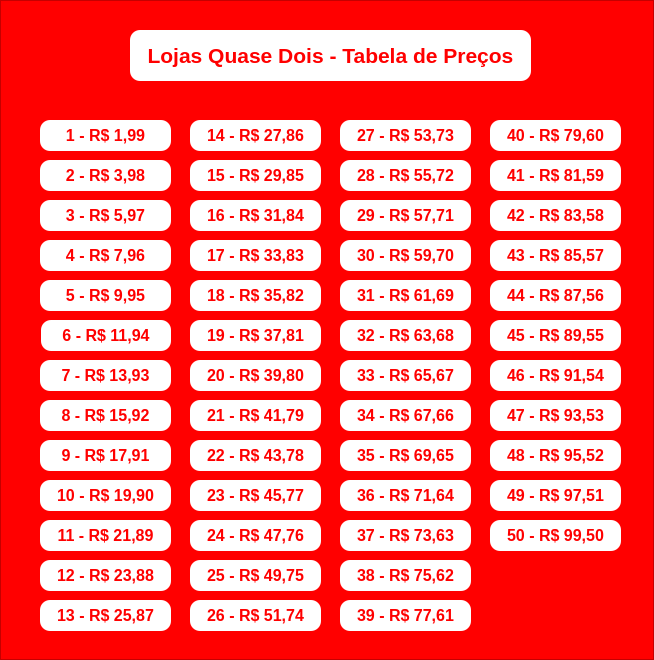
<?xml version="1.0" encoding="UTF-8"?>
<ui version="4.0">
 <class>MainWindow</class>
 <widget class="QMainWindow" name="MainWindow">
  <property name="geometry">
   <rect>
    <x>0</x>
    <y>0</y>
    <width>654</width>
    <height>660</height>
   </rect>
  </property>
  <property name="windowTitle">
   <string>MainWindow</string>
  </property>
  <widget class="QWidget" name="centralwidget">
   <layout class="QGridLayout" name="gridLayout">
    <property name="leftMargin">
     <number>0</number>
    </property>
    <property name="topMargin">
     <number>0</number>
    </property>
    <property name="rightMargin">
     <number>0</number>
    </property>
    <property name="bottomMargin">
     <number>0</number>
    </property>
    <property name="spacing">
     <number>0</number>
    </property>
    <item row="0" column="0">
     <widget class="QFrame" name="frame">
      <property name="font">
       <font>
        <pointsize>15</pointsize>
       </font>
      </property>
      <property name="styleSheet">
       <string notr="true">background-color: rgb(255, 0, 0);</string>
      </property>
      <property name="frameShape">
       <enum>QFrame::StyledPanel</enum>
      </property>
      <property name="frameShadow">
       <enum>QFrame::Raised</enum>
      </property>
      <widget class="QLabel" name="quaseDois">
       <property name="geometry">
        <rect>
         <x>130</x>
         <y>30</y>
         <width>401</width>
         <height>51</height>
        </rect>
       </property>
       <property name="font">
        <font>
         <family>Arial</family>
         <pointsize>16</pointsize>
         <weight>75</weight>
         <bold>true</bold>
        </font>
       </property>
       <property name="layoutDirection">
        <enum>Qt::LeftToRight</enum>
       </property>
       <property name="styleSheet">
        <string notr="true">color: red;
background-color: #FFF;
border-radius: 10px;</string>
       </property>
       <property name="text">
        <string>Lojas Quase Dois - Tabela de Preços</string>
       </property>
       <property name="alignment">
        <set>Qt::AlignCenter</set>
       </property>
      </widget>
      <widget class="QPushButton" name="pushButton">
       <property name="geometry">
        <rect>
         <x>40</x>
         <y>120</y>
         <width>131</width>
         <height>31</height>
        </rect>
       </property>
       <property name="font">
        <font>
         <family>Arial</family>
         <pointsize>12</pointsize>
         <weight>75</weight>
         <bold>true</bold>
        </font>
       </property>
       <property name="styleSheet">
        <string notr="true">background-color: rgb(255,255,255);
color: red;
border-radius: 10px;</string>
       </property>
       <property name="text">
        <string>1 - R$ 1,99</string>
       </property>
      </widget>
      <widget class="QPushButton" name="pushButton_2">
       <property name="geometry">
        <rect>
         <x>40</x>
         <y>280</y>
         <width>131</width>
         <height>31</height>
        </rect>
       </property>
       <property name="font">
        <font>
         <family>Arial</family>
         <pointsize>12</pointsize>
         <weight>75</weight>
         <bold>true</bold>
        </font>
       </property>
       <property name="styleSheet">
        <string notr="true">background-color: rgb(255,255,255);
color: red;
border-radius: 10px;</string>
       </property>
       <property name="text">
        <string>5 - R$ 9,95</string>
       </property>
      </widget>
      <widget class="QPushButton" name="pushButton_3">
       <property name="geometry">
        <rect>
         <x>40</x>
         <y>240</y>
         <width>131</width>
         <height>31</height>
        </rect>
       </property>
       <property name="font">
        <font>
         <family>Arial</family>
         <pointsize>12</pointsize>
         <weight>75</weight>
         <bold>true</bold>
        </font>
       </property>
       <property name="styleSheet">
        <string notr="true">background-color: rgb(255,255,255);
color: red;
border-radius: 10px;</string>
       </property>
       <property name="text">
        <string>4 - R$ 7,96</string>
       </property>
      </widget>
      <widget class="QPushButton" name="pushButton_4">
       <property name="geometry">
        <rect>
         <x>40</x>
         <y>200</y>
         <width>131</width>
         <height>31</height>
        </rect>
       </property>
       <property name="font">
        <font>
         <family>Arial</family>
         <pointsize>12</pointsize>
         <weight>75</weight>
         <bold>true</bold>
        </font>
       </property>
       <property name="styleSheet">
        <string notr="true">background-color: rgb(255,255,255);
color: red;
border-radius: 10px;</string>
       </property>
       <property name="text">
        <string>3 - R$ 5,97</string>
       </property>
      </widget>
      <widget class="QPushButton" name="pushButton_5">
       <property name="geometry">
        <rect>
         <x>40</x>
         <y>160</y>
         <width>131</width>
         <height>31</height>
        </rect>
       </property>
       <property name="font">
        <font>
         <family>Arial</family>
         <pointsize>12</pointsize>
         <weight>75</weight>
         <bold>true</bold>
        </font>
       </property>
       <property name="styleSheet">
        <string notr="true">background-color: rgb(255,255,255);
color: red;
border-radius: 10px;</string>
       </property>
       <property name="text">
        <string>2 - R$ 3,98</string>
       </property>
      </widget>
      <widget class="QPushButton" name="pushButton_6">
       <property name="geometry">
        <rect>
         <x>41</x>
         <y>320</y>
         <width>130</width>
         <height>31</height>
        </rect>
       </property>
       <property name="font">
        <font>
         <family>Arial</family>
         <pointsize>12</pointsize>
         <weight>75</weight>
         <bold>true</bold>
        </font>
       </property>
       <property name="styleSheet">
        <string notr="true">background-color: rgb(255,255,255);
color: red;
border-radius: 10px;</string>
       </property>
       <property name="text">
        <string>6 - R$ 11,94</string>
       </property>
      </widget>
      <widget class="QPushButton" name="pushButton_7">
       <property name="geometry">
        <rect>
         <x>40</x>
         <y>560</y>
         <width>131</width>
         <height>31</height>
        </rect>
       </property>
       <property name="font">
        <font>
         <family>Arial</family>
         <pointsize>12</pointsize>
         <weight>75</weight>
         <bold>true</bold>
        </font>
       </property>
       <property name="styleSheet">
        <string notr="true">background-color: rgb(255,255,255);
color: red;
border-radius: 10px;</string>
       </property>
       <property name="text">
        <string>12 - R$ 23,88</string>
       </property>
      </widget>
      <widget class="QPushButton" name="pushButton_8">
       <property name="geometry">
        <rect>
         <x>40</x>
         <y>520</y>
         <width>131</width>
         <height>31</height>
        </rect>
       </property>
       <property name="font">
        <font>
         <family>Arial</family>
         <pointsize>12</pointsize>
         <weight>75</weight>
         <bold>true</bold>
        </font>
       </property>
       <property name="styleSheet">
        <string notr="true">background-color: rgb(255,255,255);
color: red;
border-radius: 10px;</string>
       </property>
       <property name="text">
        <string>11 - R$ 21,89</string>
       </property>
      </widget>
      <widget class="QPushButton" name="pushButton_9">
       <property name="geometry">
        <rect>
         <x>40</x>
         <y>480</y>
         <width>131</width>
         <height>31</height>
        </rect>
       </property>
       <property name="font">
        <font>
         <family>Arial</family>
         <pointsize>12</pointsize>
         <weight>75</weight>
         <bold>true</bold>
        </font>
       </property>
       <property name="styleSheet">
        <string notr="true">background-color: rgb(255,255,255);
color: red;
border-radius: 10px;</string>
       </property>
       <property name="text">
        <string>10 - R$ 19,90</string>
       </property>
      </widget>
      <widget class="QPushButton" name="pushButton_10">
       <property name="geometry">
        <rect>
         <x>40</x>
         <y>440</y>
         <width>131</width>
         <height>31</height>
        </rect>
       </property>
       <property name="font">
        <font>
         <family>Arial</family>
         <pointsize>12</pointsize>
         <weight>75</weight>
         <bold>true</bold>
        </font>
       </property>
       <property name="styleSheet">
        <string notr="true">background-color: rgb(255,255,255);
color: red;
border-radius: 10px;</string>
       </property>
       <property name="text">
        <string>9 - R$ 17,91</string>
       </property>
      </widget>
      <widget class="QPushButton" name="pushButton_11">
       <property name="geometry">
        <rect>
         <x>40</x>
         <y>400</y>
         <width>131</width>
         <height>31</height>
        </rect>
       </property>
       <property name="font">
        <font>
         <family>Arial</family>
         <pointsize>12</pointsize>
         <weight>75</weight>
         <bold>true</bold>
        </font>
       </property>
       <property name="styleSheet">
        <string notr="true">background-color: rgb(255,255,255);
color: red;
border-radius: 10px;</string>
       </property>
       <property name="text">
        <string>8 - R$ 15,92</string>
       </property>
      </widget>
      <widget class="QPushButton" name="pushButton_12">
       <property name="geometry">
        <rect>
         <x>40</x>
         <y>360</y>
         <width>131</width>
         <height>31</height>
        </rect>
       </property>
       <property name="font">
        <font>
         <family>Arial</family>
         <pointsize>12</pointsize>
         <weight>75</weight>
         <bold>true</bold>
        </font>
       </property>
       <property name="styleSheet">
        <string notr="true">background-color: rgb(255,255,255);
color: red;
border-radius: 10px;</string>
       </property>
       <property name="text">
        <string>7 - R$ 13,93</string>
       </property>
      </widget>
      <widget class="QPushButton" name="pushButton_25">
       <property name="geometry">
        <rect>
         <x>40</x>
         <y>600</y>
         <width>131</width>
         <height>31</height>
        </rect>
       </property>
       <property name="font">
        <font>
         <family>Arial</family>
         <pointsize>12</pointsize>
         <weight>75</weight>
         <bold>true</bold>
        </font>
       </property>
       <property name="styleSheet">
        <string notr="true">background-color: rgb(255,255,255);
color: red;
border-radius: 10px;</string>
       </property>
       <property name="text">
        <string>13 - R$ 25,87</string>
       </property>
      </widget>
      <widget class="QPushButton" name="pushButton_26">
       <property name="geometry">
        <rect>
         <x>190</x>
         <y>120</y>
         <width>131</width>
         <height>31</height>
        </rect>
       </property>
       <property name="font">
        <font>
         <family>Arial</family>
         <pointsize>12</pointsize>
         <weight>75</weight>
         <bold>true</bold>
        </font>
       </property>
       <property name="styleSheet">
        <string notr="true">background-color: rgb(255,255,255);
color: red;
border-radius: 10px;</string>
       </property>
       <property name="text">
        <string>14 - R$ 27,86</string>
       </property>
      </widget>
      <widget class="QPushButton" name="pushButton_27">
       <property name="geometry">
        <rect>
         <x>190</x>
         <y>240</y>
         <width>131</width>
         <height>31</height>
        </rect>
       </property>
       <property name="font">
        <font>
         <family>Arial</family>
         <pointsize>12</pointsize>
         <weight>75</weight>
         <bold>true</bold>
        </font>
       </property>
       <property name="styleSheet">
        <string notr="true">background-color: rgb(255,255,255);
color: red;
border-radius: 10px;</string>
       </property>
       <property name="text">
        <string>17 - R$ 33,83</string>
       </property>
      </widget>
      <widget class="QPushButton" name="pushButton_28">
       <property name="geometry">
        <rect>
         <x>190</x>
         <y>280</y>
         <width>131</width>
         <height>31</height>
        </rect>
       </property>
       <property name="font">
        <font>
         <family>Arial</family>
         <pointsize>12</pointsize>
         <weight>75</weight>
         <bold>true</bold>
        </font>
       </property>
       <property name="styleSheet">
        <string notr="true">background-color: rgb(255,255,255);
color: red;
border-radius: 10px;</string>
       </property>
       <property name="text">
        <string>18 - R$ 35,82</string>
       </property>
      </widget>
      <widget class="QPushButton" name="pushButton_29">
       <property name="geometry">
        <rect>
         <x>190</x>
         <y>360</y>
         <width>131</width>
         <height>31</height>
        </rect>
       </property>
       <property name="font">
        <font>
         <family>Arial</family>
         <pointsize>12</pointsize>
         <weight>75</weight>
         <bold>true</bold>
        </font>
       </property>
       <property name="styleSheet">
        <string notr="true">background-color: rgb(255,255,255);
color: red;
border-radius: 10px;</string>
       </property>
       <property name="text">
        <string>20 - R$ 39,80</string>
       </property>
      </widget>
      <widget class="QPushButton" name="pushButton_30">
       <property name="geometry">
        <rect>
         <x>190</x>
         <y>320</y>
         <width>131</width>
         <height>31</height>
        </rect>
       </property>
       <property name="font">
        <font>
         <family>Arial</family>
         <pointsize>12</pointsize>
         <weight>75</weight>
         <bold>true</bold>
        </font>
       </property>
       <property name="styleSheet">
        <string notr="true">background-color: rgb(255,255,255);
color: red;
border-radius: 10px;</string>
       </property>
       <property name="text">
        <string>19 - R$ 37,81</string>
       </property>
      </widget>
      <widget class="QPushButton" name="pushButton_31">
       <property name="geometry">
        <rect>
         <x>190</x>
         <y>200</y>
         <width>131</width>
         <height>31</height>
        </rect>
       </property>
       <property name="font">
        <font>
         <family>Arial</family>
         <pointsize>12</pointsize>
         <weight>75</weight>
         <bold>true</bold>
        </font>
       </property>
       <property name="styleSheet">
        <string notr="true">background-color: rgb(255,255,255);
color: red;
border-radius: 10px;</string>
       </property>
       <property name="text">
        <string>16 - R$ 31,84</string>
       </property>
      </widget>
      <widget class="QPushButton" name="pushButton_32">
       <property name="geometry">
        <rect>
         <x>190</x>
         <y>160</y>
         <width>131</width>
         <height>31</height>
        </rect>
       </property>
       <property name="font">
        <font>
         <family>Arial</family>
         <pointsize>12</pointsize>
         <weight>75</weight>
         <bold>true</bold>
        </font>
       </property>
       <property name="styleSheet">
        <string notr="true">background-color: rgb(255,255,255);
color: red;
border-radius: 10px;</string>
       </property>
       <property name="text">
        <string>15 - R$ 29,85</string>
       </property>
      </widget>
      <widget class="QPushButton" name="pushButton_33">
       <property name="geometry">
        <rect>
         <x>190</x>
         <y>400</y>
         <width>131</width>
         <height>31</height>
        </rect>
       </property>
       <property name="font">
        <font>
         <family>Arial</family>
         <pointsize>12</pointsize>
         <weight>75</weight>
         <bold>true</bold>
        </font>
       </property>
       <property name="styleSheet">
        <string notr="true">background-color: rgb(255,255,255);
color: red;
border-radius: 10px;</string>
       </property>
       <property name="text">
        <string>21 - R$ 41,79</string>
       </property>
      </widget>
      <widget class="QPushButton" name="pushButton_34">
       <property name="geometry">
        <rect>
         <x>190</x>
         <y>440</y>
         <width>131</width>
         <height>31</height>
        </rect>
       </property>
       <property name="font">
        <font>
         <family>Arial</family>
         <pointsize>12</pointsize>
         <weight>75</weight>
         <bold>true</bold>
        </font>
       </property>
       <property name="styleSheet">
        <string notr="true">background-color: rgb(255,255,255);
color: red;
border-radius: 10px;</string>
       </property>
       <property name="text">
        <string>22 - R$ 43,78</string>
       </property>
      </widget>
      <widget class="QPushButton" name="pushButton_35">
       <property name="geometry">
        <rect>
         <x>190</x>
         <y>480</y>
         <width>131</width>
         <height>31</height>
        </rect>
       </property>
       <property name="font">
        <font>
         <family>Arial</family>
         <pointsize>12</pointsize>
         <weight>75</weight>
         <bold>true</bold>
        </font>
       </property>
       <property name="styleSheet">
        <string notr="true">background-color: rgb(255,255,255);
color: red;
border-radius: 10px;</string>
       </property>
       <property name="text">
        <string>23 - R$ 45,77</string>
       </property>
      </widget>
      <widget class="QPushButton" name="pushButton_36">
       <property name="geometry">
        <rect>
         <x>190</x>
         <y>520</y>
         <width>131</width>
         <height>31</height>
        </rect>
       </property>
       <property name="font">
        <font>
         <family>Arial</family>
         <pointsize>12</pointsize>
         <weight>75</weight>
         <bold>true</bold>
        </font>
       </property>
       <property name="styleSheet">
        <string notr="true">background-color: rgb(255,255,255);
color: red;
border-radius: 10px;</string>
       </property>
       <property name="text">
        <string>24 - R$ 47,76</string>
       </property>
      </widget>
      <widget class="QPushButton" name="pushButton_37">
       <property name="geometry">
        <rect>
         <x>190</x>
         <y>560</y>
         <width>131</width>
         <height>31</height>
        </rect>
       </property>
       <property name="font">
        <font>
         <family>Arial</family>
         <pointsize>12</pointsize>
         <weight>75</weight>
         <bold>true</bold>
        </font>
       </property>
       <property name="styleSheet">
        <string notr="true">background-color: rgb(255,255,255);
color: red;
border-radius: 10px;</string>
       </property>
       <property name="text">
        <string>25 - R$ 49,75</string>
       </property>
      </widget>
      <widget class="QPushButton" name="pushButton_38">
       <property name="geometry">
        <rect>
         <x>190</x>
         <y>600</y>
         <width>131</width>
         <height>31</height>
        </rect>
       </property>
       <property name="font">
        <font>
         <family>Arial</family>
         <pointsize>12</pointsize>
         <weight>75</weight>
         <bold>true</bold>
        </font>
       </property>
       <property name="styleSheet">
        <string notr="true">background-color: rgb(255,255,255);
color: red;
border-radius: 10px;</string>
       </property>
       <property name="text">
        <string>26 - R$ 51,74</string>
       </property>
      </widget>
      <widget class="QPushButton" name="pushButton_39">
       <property name="geometry">
        <rect>
         <x>340</x>
         <y>120</y>
         <width>131</width>
         <height>31</height>
        </rect>
       </property>
       <property name="font">
        <font>
         <family>Arial</family>
         <pointsize>12</pointsize>
         <weight>75</weight>
         <bold>true</bold>
        </font>
       </property>
       <property name="styleSheet">
        <string notr="true">background-color: rgb(255,255,255);
color: red;
border-radius: 10px;</string>
       </property>
       <property name="text">
        <string>27 - R$ 53,73</string>
       </property>
      </widget>
      <widget class="QPushButton" name="pushButton_40">
       <property name="geometry">
        <rect>
         <x>340</x>
         <y>160</y>
         <width>131</width>
         <height>31</height>
        </rect>
       </property>
       <property name="font">
        <font>
         <family>Arial</family>
         <pointsize>12</pointsize>
         <weight>75</weight>
         <bold>true</bold>
        </font>
       </property>
       <property name="styleSheet">
        <string notr="true">background-color: rgb(255,255,255);
color: red;
border-radius: 10px;</string>
       </property>
       <property name="text">
        <string>28 - R$ 55,72</string>
       </property>
      </widget>
      <widget class="QPushButton" name="pushButton_41">
       <property name="geometry">
        <rect>
         <x>340</x>
         <y>200</y>
         <width>131</width>
         <height>31</height>
        </rect>
       </property>
       <property name="font">
        <font>
         <family>Arial</family>
         <pointsize>12</pointsize>
         <weight>75</weight>
         <bold>true</bold>
        </font>
       </property>
       <property name="styleSheet">
        <string notr="true">background-color: rgb(255,255,255);
color: red;
border-radius: 10px;</string>
       </property>
       <property name="text">
        <string>29 - R$ 57,71</string>
       </property>
      </widget>
      <widget class="QPushButton" name="pushButton_43">
       <property name="geometry">
        <rect>
         <x>340</x>
         <y>240</y>
         <width>131</width>
         <height>31</height>
        </rect>
       </property>
       <property name="font">
        <font>
         <family>Arial</family>
         <pointsize>12</pointsize>
         <weight>75</weight>
         <bold>true</bold>
        </font>
       </property>
       <property name="styleSheet">
        <string notr="true">background-color: rgb(255,255,255);
color: red;
border-radius: 10px;</string>
       </property>
       <property name="text">
        <string>30 - R$ 59,70</string>
       </property>
      </widget>
      <widget class="QPushButton" name="pushButton_44">
       <property name="geometry">
        <rect>
         <x>340</x>
         <y>280</y>
         <width>131</width>
         <height>31</height>
        </rect>
       </property>
       <property name="font">
        <font>
         <family>Arial</family>
         <pointsize>12</pointsize>
         <weight>75</weight>
         <bold>true</bold>
        </font>
       </property>
       <property name="styleSheet">
        <string notr="true">background-color: rgb(255,255,255);
color: red;
border-radius: 10px;</string>
       </property>
       <property name="text">
        <string>31 - R$ 61,69</string>
       </property>
      </widget>
      <widget class="QPushButton" name="pushButton_45">
       <property name="geometry">
        <rect>
         <x>340</x>
         <y>320</y>
         <width>131</width>
         <height>31</height>
        </rect>
       </property>
       <property name="font">
        <font>
         <family>Arial</family>
         <pointsize>12</pointsize>
         <weight>75</weight>
         <bold>true</bold>
        </font>
       </property>
       <property name="styleSheet">
        <string notr="true">background-color: rgb(255,255,255);
color: red;
border-radius: 10px;</string>
       </property>
       <property name="text">
        <string>32 - R$ 63,68</string>
       </property>
      </widget>
      <widget class="QPushButton" name="pushButton_46">
       <property name="geometry">
        <rect>
         <x>340</x>
         <y>360</y>
         <width>131</width>
         <height>31</height>
        </rect>
       </property>
       <property name="font">
        <font>
         <family>Arial</family>
         <pointsize>12</pointsize>
         <weight>75</weight>
         <bold>true</bold>
        </font>
       </property>
       <property name="styleSheet">
        <string notr="true">background-color: rgb(255,255,255);
color: red;
border-radius: 10px;</string>
       </property>
       <property name="text">
        <string>33 - R$ 65,67</string>
       </property>
      </widget>
      <widget class="QPushButton" name="pushButton_47">
       <property name="geometry">
        <rect>
         <x>340</x>
         <y>400</y>
         <width>131</width>
         <height>31</height>
        </rect>
       </property>
       <property name="font">
        <font>
         <family>Arial</family>
         <pointsize>12</pointsize>
         <weight>75</weight>
         <bold>true</bold>
        </font>
       </property>
       <property name="styleSheet">
        <string notr="true">background-color: rgb(255,255,255);
color: red;
border-radius: 10px;</string>
       </property>
       <property name="text">
        <string>34 - R$ 67,66</string>
       </property>
      </widget>
      <widget class="QPushButton" name="pushButton_48">
       <property name="geometry">
        <rect>
         <x>340</x>
         <y>440</y>
         <width>131</width>
         <height>31</height>
        </rect>
       </property>
       <property name="font">
        <font>
         <family>Arial</family>
         <pointsize>12</pointsize>
         <weight>75</weight>
         <bold>true</bold>
        </font>
       </property>
       <property name="styleSheet">
        <string notr="true">background-color: rgb(255,255,255);
color: red;
border-radius: 10px;</string>
       </property>
       <property name="text">
        <string>35 - R$ 69,65</string>
       </property>
      </widget>
      <widget class="QPushButton" name="pushButton_49">
       <property name="geometry">
        <rect>
         <x>340</x>
         <y>520</y>
         <width>131</width>
         <height>31</height>
        </rect>
       </property>
       <property name="font">
        <font>
         <family>Arial</family>
         <pointsize>12</pointsize>
         <weight>75</weight>
         <bold>true</bold>
        </font>
       </property>
       <property name="styleSheet">
        <string notr="true">background-color: rgb(255,255,255);
color: red;
border-radius: 10px;</string>
       </property>
       <property name="text">
        <string>37 - R$ 73,63</string>
       </property>
      </widget>
      <widget class="QPushButton" name="pushButton_50">
       <property name="geometry">
        <rect>
         <x>340</x>
         <y>480</y>
         <width>131</width>
         <height>31</height>
        </rect>
       </property>
       <property name="font">
        <font>
         <family>Arial</family>
         <pointsize>12</pointsize>
         <weight>75</weight>
         <bold>true</bold>
        </font>
       </property>
       <property name="styleSheet">
        <string notr="true">background-color: rgb(255,255,255);
color: red;
border-radius: 10px;</string>
       </property>
       <property name="text">
        <string>36 - R$ 71,64</string>
       </property>
      </widget>
      <widget class="QPushButton" name="pushButton_51">
       <property name="geometry">
        <rect>
         <x>340</x>
         <y>600</y>
         <width>131</width>
         <height>31</height>
        </rect>
       </property>
       <property name="font">
        <font>
         <family>Arial</family>
         <pointsize>12</pointsize>
         <weight>75</weight>
         <bold>true</bold>
        </font>
       </property>
       <property name="styleSheet">
        <string notr="true">background-color: rgb(255,255,255);
color: red;
border-radius: 10px;</string>
       </property>
       <property name="text">
        <string>39 - R$ 77,61</string>
       </property>
      </widget>
      <widget class="QPushButton" name="pushButton_52">
       <property name="geometry">
        <rect>
         <x>340</x>
         <y>560</y>
         <width>131</width>
         <height>31</height>
        </rect>
       </property>
       <property name="font">
        <font>
         <family>Arial</family>
         <pointsize>12</pointsize>
         <weight>75</weight>
         <bold>true</bold>
        </font>
       </property>
       <property name="styleSheet">
        <string notr="true">background-color: rgb(255,255,255);
color: red;
border-radius: 10px;</string>
       </property>
       <property name="text">
        <string>38 - R$ 75,62</string>
       </property>
      </widget>
      <widget class="QPushButton" name="pushButton_53">
       <property name="geometry">
        <rect>
         <x>490</x>
         <y>160</y>
         <width>131</width>
         <height>31</height>
        </rect>
       </property>
       <property name="font">
        <font>
         <family>Arial</family>
         <pointsize>12</pointsize>
         <weight>75</weight>
         <bold>true</bold>
        </font>
       </property>
       <property name="styleSheet">
        <string notr="true">background-color: rgb(255,255,255);
color: red;
border-radius: 10px;</string>
       </property>
       <property name="text">
        <string>41 - R$ 81,59</string>
       </property>
      </widget>
      <widget class="QPushButton" name="pushButton_54">
       <property name="geometry">
        <rect>
         <x>490</x>
         <y>120</y>
         <width>131</width>
         <height>31</height>
        </rect>
       </property>
       <property name="font">
        <font>
         <family>Arial</family>
         <pointsize>12</pointsize>
         <weight>75</weight>
         <bold>true</bold>
        </font>
       </property>
       <property name="styleSheet">
        <string notr="true">background-color: rgb(255,255,255);
color: red;
border-radius: 10px;</string>
       </property>
       <property name="text">
        <string>40 - R$ 79,60</string>
       </property>
      </widget>
      <widget class="QPushButton" name="pushButton_55">
       <property name="geometry">
        <rect>
         <x>490</x>
         <y>240</y>
         <width>131</width>
         <height>31</height>
        </rect>
       </property>
       <property name="font">
        <font>
         <family>Arial</family>
         <pointsize>12</pointsize>
         <weight>75</weight>
         <bold>true</bold>
        </font>
       </property>
       <property name="styleSheet">
        <string notr="true">background-color: rgb(255,255,255);
color: red;
border-radius: 10px;</string>
       </property>
       <property name="text">
        <string>43 - R$ 85,57</string>
       </property>
      </widget>
      <widget class="QPushButton" name="pushButton_56">
       <property name="geometry">
        <rect>
         <x>490</x>
         <y>280</y>
         <width>131</width>
         <height>31</height>
        </rect>
       </property>
       <property name="font">
        <font>
         <family>Arial</family>
         <pointsize>12</pointsize>
         <weight>75</weight>
         <bold>true</bold>
        </font>
       </property>
       <property name="styleSheet">
        <string notr="true">background-color: rgb(255,255,255);
color: red;
border-radius: 10px;</string>
       </property>
       <property name="text">
        <string>44 - R$ 87,56</string>
       </property>
      </widget>
      <widget class="QPushButton" name="pushButton_57">
       <property name="geometry">
        <rect>
         <x>490</x>
         <y>320</y>
         <width>131</width>
         <height>31</height>
        </rect>
       </property>
       <property name="font">
        <font>
         <family>Arial</family>
         <pointsize>12</pointsize>
         <weight>75</weight>
         <bold>true</bold>
        </font>
       </property>
       <property name="styleSheet">
        <string notr="true">background-color: rgb(255,255,255);
color: red;
border-radius: 10px;</string>
       </property>
       <property name="text">
        <string>45 - R$ 89,55</string>
       </property>
      </widget>
      <widget class="QPushButton" name="pushButton_58">
       <property name="geometry">
        <rect>
         <x>490</x>
         <y>400</y>
         <width>131</width>
         <height>31</height>
        </rect>
       </property>
       <property name="font">
        <font>
         <family>Arial</family>
         <pointsize>12</pointsize>
         <weight>75</weight>
         <bold>true</bold>
        </font>
       </property>
       <property name="styleSheet">
        <string notr="true">background-color: rgb(255,255,255);
color: red;
border-radius: 10px;</string>
       </property>
       <property name="text">
        <string>47 - R$ 93,53</string>
       </property>
      </widget>
      <widget class="QPushButton" name="pushButton_59">
       <property name="geometry">
        <rect>
         <x>490</x>
         <y>360</y>
         <width>131</width>
         <height>31</height>
        </rect>
       </property>
       <property name="font">
        <font>
         <family>Arial</family>
         <pointsize>12</pointsize>
         <weight>75</weight>
         <bold>true</bold>
        </font>
       </property>
       <property name="styleSheet">
        <string notr="true">background-color: rgb(255,255,255);
color: red;
border-radius: 10px;</string>
       </property>
       <property name="text">
        <string>46 - R$ 91,54</string>
       </property>
      </widget>
      <widget class="QPushButton" name="pushButton_60">
       <property name="geometry">
        <rect>
         <x>490</x>
         <y>200</y>
         <width>131</width>
         <height>31</height>
        </rect>
       </property>
       <property name="font">
        <font>
         <family>Arial</family>
         <pointsize>12</pointsize>
         <weight>75</weight>
         <bold>true</bold>
        </font>
       </property>
       <property name="styleSheet">
        <string notr="true">background-color: rgb(255,255,255);
color: red;
border-radius: 10px;</string>
       </property>
       <property name="text">
        <string>42 - R$ 83,58</string>
       </property>
      </widget>
      <widget class="QPushButton" name="pushButton_62">
       <property name="geometry">
        <rect>
         <x>490</x>
         <y>520</y>
         <width>131</width>
         <height>31</height>
        </rect>
       </property>
       <property name="font">
        <font>
         <family>Arial</family>
         <pointsize>12</pointsize>
         <weight>75</weight>
         <bold>true</bold>
        </font>
       </property>
       <property name="styleSheet">
        <string notr="true">background-color: rgb(255,255,255);
color: red;
border-radius: 10px;</string>
       </property>
       <property name="text">
        <string>50 - R$ 99,50</string>
       </property>
      </widget>
      <widget class="QPushButton" name="pushButton_63">
       <property name="geometry">
        <rect>
         <x>490</x>
         <y>480</y>
         <width>131</width>
         <height>31</height>
        </rect>
       </property>
       <property name="font">
        <font>
         <family>Arial</family>
         <pointsize>12</pointsize>
         <weight>75</weight>
         <bold>true</bold>
        </font>
       </property>
       <property name="styleSheet">
        <string notr="true">background-color: rgb(255,255,255);
color: red;
border-radius: 10px;</string>
       </property>
       <property name="text">
        <string>49 - R$ 97,51</string>
       </property>
      </widget>
      <widget class="QPushButton" name="pushButton_64">
       <property name="geometry">
        <rect>
         <x>490</x>
         <y>440</y>
         <width>131</width>
         <height>31</height>
        </rect>
       </property>
       <property name="font">
        <font>
         <family>Arial</family>
         <pointsize>12</pointsize>
         <weight>75</weight>
         <bold>true</bold>
        </font>
       </property>
       <property name="styleSheet">
        <string notr="true">background-color: rgb(255,255,255);
color: red;
border-radius: 10px;</string>
       </property>
       <property name="text">
        <string>48 - R$ 95,52</string>
       </property>
      </widget>
     </widget>
    </item>
   </layout>
  </widget>
 </widget>
 <resources/>
 <connections/>
</ui>
